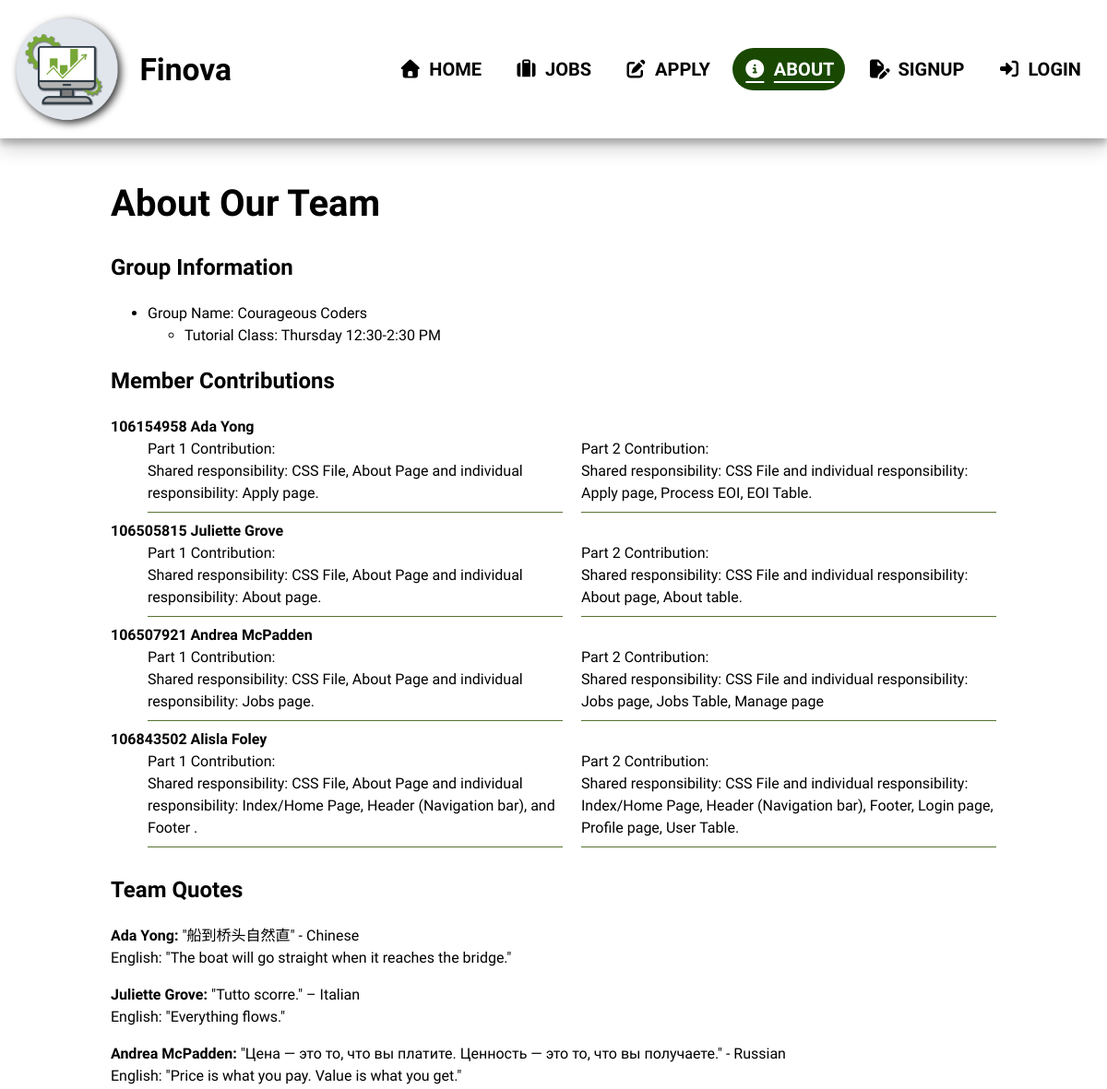
/project2/about.php (upper part), run on an earlier commit of the app's database.
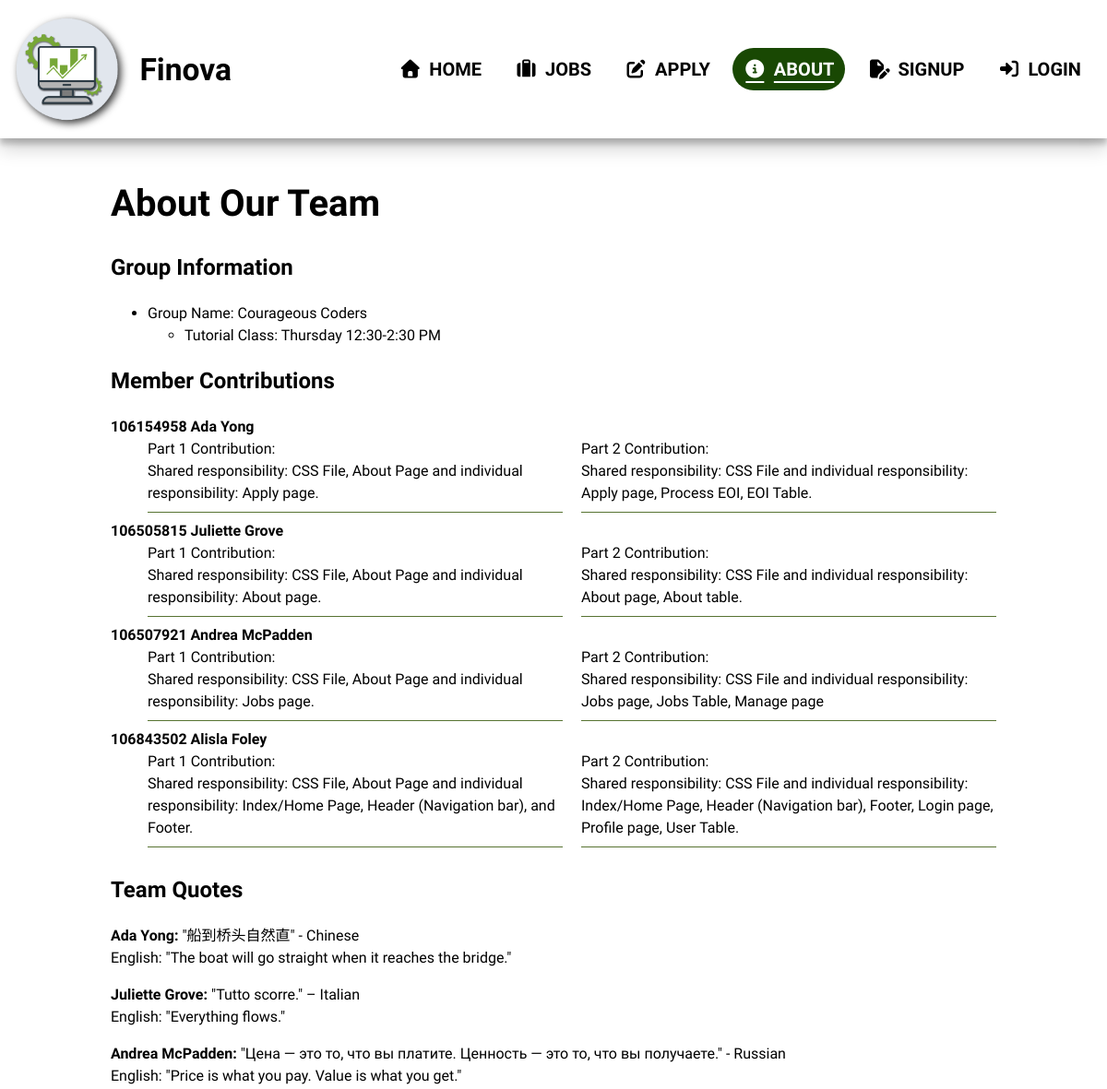
And on a later commit of the database.
### tables this page shows
CREATE TABLE `about` (
  `student_id` char(9) NOT NULL,
  `name` varchar(20) NOT NULL,
  `part1_contribution` text NOT NULL,
  `part2_contribution` text NOT NULL,
  `original_quote` text NOT NULL,
  `translated_quote` text NOT NULL,
  `fun_fact` text NOT NULL
);

### project2/about.php (the view, shortened to what this page needs)
<?php
include 'includes/header.inc';
include 'includes/navigation.inc';
$query = "SELECT student_id, name,
                 part1_contribution, part2_contribution,
                 original_quote, translated_quote, fun_fact
          FROM about";
$result = mysqli_query($conn, $query);
$members = [];
while ($row = mysqli_fetch_assoc($result)) {
    $members[] = $row;
}
?>
<main>
    <h1>About Our Team</h1>
    <h2>Group Information</h2>
    <ul>
         <li>Group Name: Courageous Coders
            <ul>
                 <li>Tutorial Class: Thursday 12:30-2:30 PM</li>
            </ul>
        </li>
    </ul>
<?php if (empty($members)): ?>
    <p><strong>Team information is currently unavailable.</strong></p>
<?php else: ?>
<h2>Member Contributions</h2>
<dl>
    <?php foreach ($members as $member): ?>
        <dt>
            <span class="student-number"><strong><?php echo htmlspecialchars($member['student_id']); ?></strong></span>
            <strong><?php echo htmlspecialchars($member['name']); ?></strong>
        </dt>
        <dd class="contributions">
            <div class="contribution">
                Part 1 Contribution:<br>
                <?php echo htmlspecialchars($member['part1_contribution']); ?>
            </div>
            <div class="contribution">
                Part 2 Contribution: <br>
                <?php echo htmlspecialchars($member['part2_contribution']); ?>
            </div>
        </dd>
    <?php endforeach; ?>
</dl>
<h2>Team Quotes</h2>
<?php foreach ($members as $member): ?>
    <p>
        <strong><?php echo htmlspecialchars($member['name']); ?>:</strong>
        <?php echo htmlspecialchars($member['original_quote']); ?>
        <br>
        English: <?php echo htmlspecialchars($member['translated_quote']); ?>
    </p>
<?php endforeach; ?>
<?php endif; ?>
</main>
<?php
include 'includes/footer.inc';
?>

### project2/includes/header.inc (shortened to what this page needs)
<?php
$site_name = "Finova";
?>
<!DOCTYPE html>
    <html lang="en">
    <head>
        <link rel="stylesheet" href="styles/styles.css">
        <link rel="stylesheet" href="fonts/fontawesome/css/all.min.css">
    </head>

### project2/includes/navigation.inc (shortened to what this page needs)
<?php
require_once './verify_access.php';
$current = $nav_current ?? basename($_SERVER['SCRIPT_NAME']);
$brand = $site_name ?? "Finova";
$logged_in = isset($_SESSION['user_id']);
$conn = mysqli_connect($host, $db_user, $pwd, $sql_db);
$nav_items = [
    'index.php' => ['HOME', 'fa-house'],
    'jobs.php' => ['JOBS', 'fa-suitcase'],
    'apply.php' => ['APPLY', 'fa-pen-to-square'],
    'about.php' => ['ABOUT', 'fa-circle-info'],
];
if($logged_in) {
    if(verify_access($conn)) {
        $nav_items['manage.php'] = ['MANAGE', 'fa-table-list'];
    }
    else {
        $nav_items['profile.php'] = ['PROFILE', 'fa-circle-user'];
    }
    $nav_items['logout.php'] = ['LOGOUT', 'fa-right-from-bracket'];
}
else {
    $nav_items['signup.php'] = ['SIGNUP', 'fa-file-pen'];
    $nav_items['login.php'] = ['LOGIN', 'fa-right-to-bracket'];
}
?>
<header>
            <nav class="main-nav" aria-label="Main Navigation">
                <a href="index.php" class="brand">
                    <img src="images/Finova_logo.png"
                    alt="Finova Logo"
                    loading="lazy">
                    <div class="brand-text">
                        <h2 class="brand-name"><?php echo htmlspecialchars($brand); ?></h2>
                    </div>
                </a>
                <ul class="nav-links">
                    <?php foreach ($nav_items as $file => [$label, $icon]): ?>
                        <li><a href="<?php echo $file; ?>"
                        <?php echo ($file === $current) ? ' aria-current="page"' : ''; ?>>
                        <i class="fa-solid <?php echo $icon; ?>" aria-hidden="true"></i>
                        <?php echo $label; ?></a></li>
                    <?php endforeach; ?>
                </ul>
            </nav>
        </header>
    <body>

### project2/includes/footer.inc (shortened to what this page needs)
</body>
</html>

### project2/styles/styles.css (style rules this page uses)
:root { --page-bg: white; --text: black; --green: #577331; --green-light: #77a737; --green-dark: #194803; --light-green-background: #fafcf7; }
body { font-family: "Play", sans-serif; margin: 0; background-color: var(--page-bg); color: var(--text); font-size: 1rem; line-height: 1.5; display: flex; flex-direction: column; min-height: 100dvh; }
main { flex: 1; width: 100%; box-sizing: border-box; max-width: 1000px; margin: 0 auto; padding: 20px; }
main h1 { font-size: clamp(1.75rem, 5vw, 2.5rem); line-height: 1.2; }
nav { display: flex; position: relative; align-items: center; justify-content: space-between; z-index: 5; box-shadow: rgba(0, 0, 0, 0.2) 0px 10px 20px, rgba(0, 0, 0, 0.2) 0px 6px 6px; background-color: white; }
.main-nav { z-index: 100; }
.brand-name { margin: 0; font-size: clamp(1rem, 4vw, 2rem); }
nav ul { display: flex; gap: clamp(4px, 1vw, 16px); list-style: none; margin: 1rem; padding: 0; }
nav ul a { display: inline-flex; align-items: center; justify-content: center; gap: 0.5rem; white-space: nowrap; text-decoration: none; color: black; font-weight: bold; border-radius: 30px; padding: 0.5rem 0.75rem; font-size: clamp(1rem, 2vw, 1.25rem); transition: all 0.25s ease; }
nav ul a i { flex-shrink: 0; }
.nav-links a[aria-current="page"] { font-weight: 700; text-decoration: underline; text-underline-offset: 6px; color: white; background-color: var(--green-dark); }
.brand { display: flex; align-items: center; text-decoration: none; color: black; transition: 0.25s ease; }
.brand img { width: clamp(80px, 15vw, 150px); height: auto; filter: drop-shadow(3px 3px 4px rgba(0, 0, 0, 0.8)); }
.brand-text { font-family: "Unica One", sans-serif; }
.contributions { display: grid; grid-template-columns: 1fr 1fr; gap: 20px; }
.contribution { padding-bottom: 8px; border-bottom: 1px solid var(--green); margin-bottom: 8px; }

What changed in the data, as far as the page shows it:
changed about "Alisla Foley": part1_contribution "Shared responsibility: CSS File, About Page and individual responsibility: Index/Home Page, Header (Navigation bar), and Footer ." → "Shared responsibility: CSS File, About Page and individual responsibility: Index/Home Page, Header (Navigation bar), and Footer."
